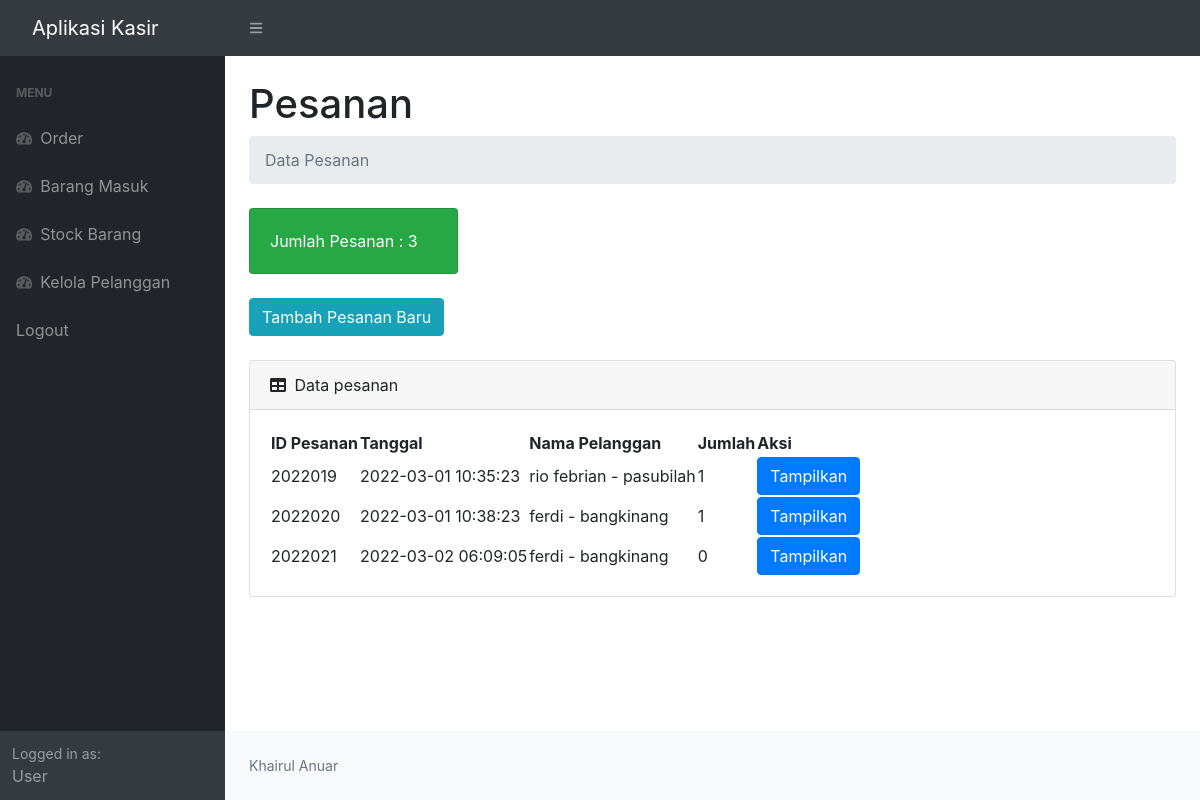
Page /kasir/index.php (signed in) on the committed database.
### tables this page shows
CREATE TABLE `pesanan` (
  `idorder` int(11) NOT NULL,
  `tanggal` timestamp NOT NULL DEFAULT current_timestamp(),
  `idpelanggan` int(11) NOT NULL
);

CREATE TABLE `pelanggan` (
  `idpelanggan` int(11) NOT NULL,
  `namapelanggan` varchar(30) NOT NULL,
  `notlp` varchar(15) NOT NULL,
  `alamat` text NOT NULL
);

### kasir/index.php (the view, shortened to what this page needs)
<?php
require 'cek_login.php';
$h1 = mysqli_query($c,"SELECT * FROM pesanan ");
$h2 = mysqli_num_rows($h1);
 ?>
<!DOCTYPE html>
<html lang="en">
    <head>
        <link href="https://cdn.jsdelivr.net/npm/simple-datatables@latest/dist/style.css" rel="stylesheet" />
        <link href="css/styles.css" rel="stylesheet" />
         <link rel="stylesheet" href="https://cdn.jsdelivr.net/npm/bootstrap@4.6.1/dist/css/bootstrap.min.css">
    </head>
    <body class="sb-nav-fixed">
        <nav class="sb-topnav navbar navbar-expand navbar-dark bg-dark">
            <a class="navbar-brand ps-3" href="index.php">Aplikasi Kasir</a>
            <button class="btn btn-link btn-sm order-1 order-lg-0 me-4 me-lg-0" id="sidebarToggle" href="#!"><i class="fas fa-bars"></i></button>
        </nav>
        <div id="layoutSidenav">
            <div id="layoutSidenav_nav">
                <nav class="sb-sidenav accordion sb-sidenav-dark" id="sidenavAccordion">
                    <div class="sb-sidenav-menu">
                        <div class="nav">
                            <div class="sb-sidenav-menu-heading">menu</div>
                            <a class="nav-link" href="index.php">
                                <div class="sb-nav-link-icon"><i class="fas fa-tachometer-alt"></i></div>
                                Order
                            </a>
                            <a class="nav-link" href="masuk.php">
                                <div class="sb-nav-link-icon"><i class="fas fa-tachometer-alt"></i></div>
                                Barang Masuk
                            </a>
                            <a class="nav-link" href="stock.php">
                                <div class="sb-nav-link-icon"><i class="fas fa-tachometer-alt"></i></div>
                                Stock Barang
                            </a>
                            <a class="nav-link" href="pelanggan.php">
                                <div class="sb-nav-link-icon"><i class="fas fa-tachometer-alt"></i></div>
                                Kelola Pelanggan
                            </a>
                            <a class="nav-link" href="logout.php">
                                Logout
                            </a>
                        </div>
                    </div>
                    <div class="sb-sidenav-footer">
                        <div class="small">Logged in as:</div>
                       User
                    </div>
                </nav>
            </div>
            <div id="layoutSidenav_content">
                <main>
                    <div class="container-fluid px-4">
                         <h1 class="mt-4">Pesanan</h1>
                        <ol class="breadcrumb mb-4">
                            <li class="breadcrumb-item active">Data Pesanan</li>
                        </ol>
                        <div class="row">
                            <div class="col-xl-3 col-md-6">
                                <div class="card bg-success text-white mb-4">
                                    <div class="card-body">Jumlah Pesanan : <?=$h2;?></div>
                                </div>
                            </div>
                        </div>
                                <button type="button" class="btn btn-info mb-4"  data-toggle="modal" data-target="#myModal">
                                  Tambah Pesanan Baru
                                </button>
                        <div class="card mb-4">
                            <div class="card-header">
                                <i class="fas fa-table me-1"></i>
                                Data pesanan
                            </div>
                            <div class="card-body">
                                <table id="datatablesSimple">
                                    <thead>
                                        <tr>
                                            <th>ID Pesanan</th>
                                            <th>Tanggal</th>
                                            <th>Nama Pelanggan</th>
                                            <th>Jumlah</th>
                                            <th>Aksi</th>
                                        </tr>
                                    </thead>
                                    <tbody>
                                         <?php
                                        $get = mysqli_query($c,"SELECT * fROM pesanan p, pelanggan pl where p.idpelanggan=pl.idpelanggan");
                                        while ($p=mysqli_fetch_array($get)) {
                                          $idorder = $p['idorder'];
                                          $tanggal = $p['tanggal'];
                                          $namapelanggan = $p['namapelanggan'];
                                           $alamat = $p['alamat'];
                                           $hitungjumlah = mysqli_query($c,"SELECT * FROM detailpesanan where idpesanan ='$idorder'");
                                           $jumlah = mysqli_num_rows($hitungjumlah);
                                         ?>
                                        <tr>
                                            <td><?=$idorder;?></td>
                                            <td><?=$tanggal;?></td>
                                            <td><?=$namapelanggan;?> - <?=$alamat;?></td>
                                            <td><?=$jumlah;?></td>
                                            <td align="center">
                                                <a href="view.php?idp=<?=$idorder;?>" class="btn btn-primary" target="blank">Tampilkan</a>
                                            </td>
                                        </tr>
                                        <?php
                                         };
                                         ?>
                                    </tbody>
                                </table>
                            </div>
                        </div>
                    </div>
                </main>
                <footer class="py-4 bg-light mt-auto">
                    <div class="container-fluid px-4">
                        <div class="d-flex align-items-center justify-content-between small">
                            <div class="text-muted">Khairul Anuar</div>
                        </div>
                    </div>
                </footer>
            </div>
        </div>
    </body>
</html>

### rows in the picture
pesanan: idorder "2022019", tanggal "2022-03-01 10:35:23", idpelanggan.namapelanggan "rio febrian", idpelanggan.alamat "pasubilah", jumlah "1"
pesanan: idorder "2022020", tanggal "2022-03-01 10:38:23", idpelanggan.namapelanggan "ferdi", idpelanggan.alamat "bangkinang", jumlah "1"
pesanan: idorder "2022021", tanggal "2022-03-02 06:09:05", idpelanggan.namapelanggan "ferdi", idpelanggan.alamat "bangkinang", jumlah "0"

### other values in the picture
$h2 "3"
